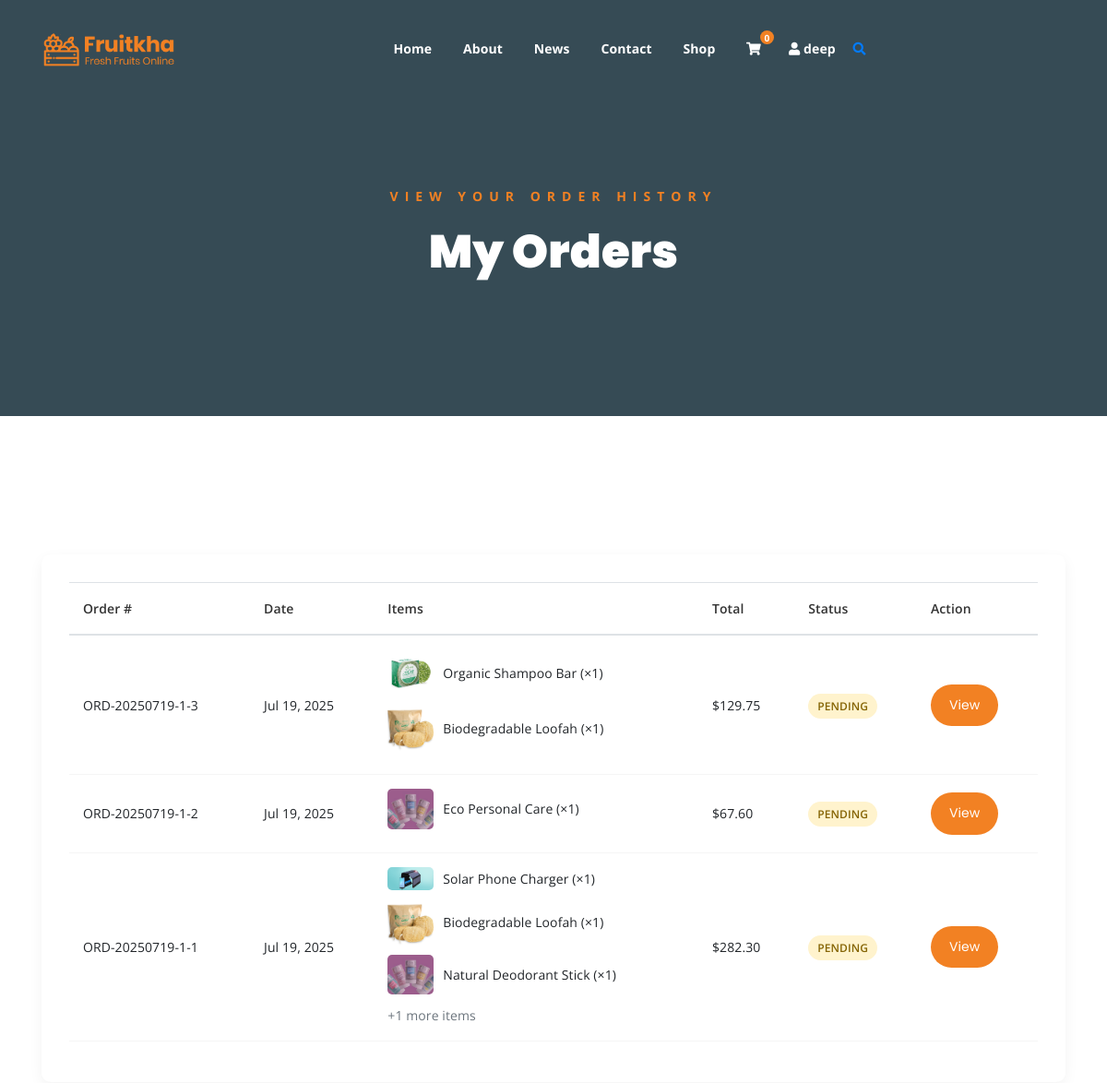
The app's page /my-orders/ (signed in, upper part), older data.
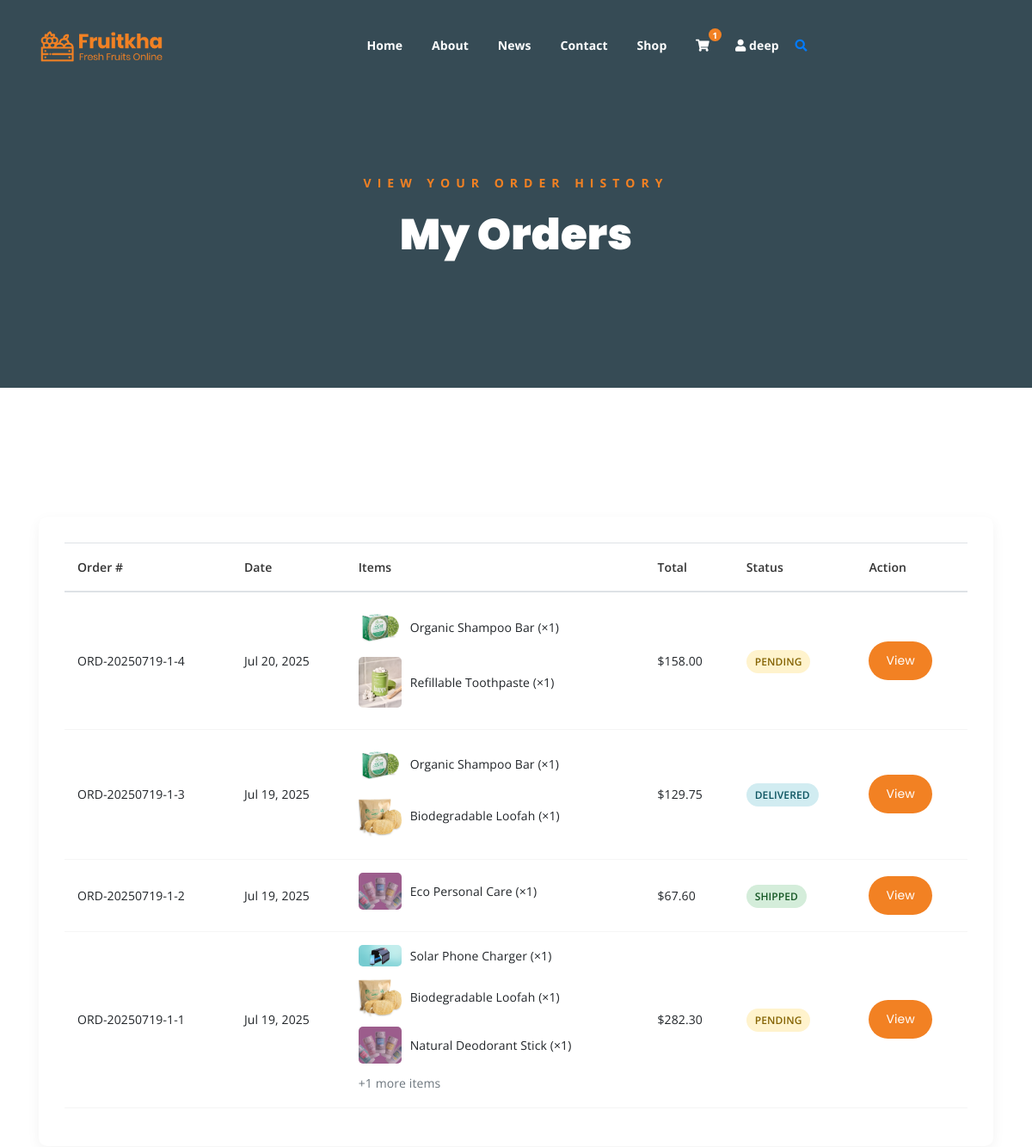
The same page, newer data.
### app1/models.py (models this page shows, shortened)
class User(AbstractBaseUser, PermissionsMixin):
    email = models.EmailField(_('email address'), unique=True)
    username = models.CharField(_('username'), max_length=30, unique=True)
    first_name = models.CharField(_('first name'), max_length=30)
    last_name = models.CharField(_('last name'), max_length=30)
    date_joined = models.DateTimeField(_('date joined'), default=timezone.now)
    is_active = models.BooleanField(_('active'), default=True)
    is_staff = models.BooleanField(_('staff status'), default=False)
    bio = models.TextField(_('bio'), max_length=500, blank=True)
    profile_picture = models.ImageField(
        _('profile picture'),
        upload_to='profile_pics/',
        blank=True,
        null=True
    )
    groups = models.ManyToManyField(
        'auth.Group',
        verbose_name=_('groups'),
        blank=True,
        help_text=_(
            'The groups this user belongs to. A user will get all permissions '
            'granted to each of their groups.'
        ),
        related_name="custom_user_set",  # Changed to unique name
        related_query_name="custom_user",
    )
    user_permissions = models.ManyToManyField(
        'auth.Permission',
        verbose_name=_('user permissions'),
        blank=True,
        help_text=_('Specific permissions for this user.'),
        related_name="custom_user_permissions_set",  # Changed to unique name
        related_query_name="custom_user_permissions",
    )
    objects = UserManager()
    USERNAME_FIELD = 'email'
    REQUIRED_FIELDS = ['username', 'first_name', 'last_name']
    class Meta:
        verbose_name = _('user')
        verbose_name_plural = _('users')
    @property
    def cart(self):
        cart, created = Cart.objects.get_or_create(user=self)
        return cart

class Cart(models.Model):
    user = models.ForeignKey(settings.AUTH_USER_MODEL, on_delete=models.CASCADE)
    created_at = models.DateTimeField(auto_now_add=True)
    updated_at = models.DateTimeField(auto_now=True)

class Order(models.Model):
    PAYMENT_METHOD_CHOICES = [
        ('credit_card', 'Credit Card'),
        ('paypal', 'PayPal'),
        ('cash_on_delivery', 'Cash on Delivery'),
    ]
    ORDER_STATUS_CHOICES = [
        ('pending', 'Pending'),
        ('processing', 'Processing'),
        ('shipped', 'Shipped'),
        ('delivered', 'Delivered'),
        ('cancelled', 'Cancelled'),
    ]
    user = models.ForeignKey(settings.AUTH_USER_MODEL, on_delete=models.CASCADE, related_name='orders')
    order_number = models.CharField(max_length=20, unique=True)
    billing_address = models.ForeignKey(BillingAddress, on_delete=models.PROTECT, related_name='billing_orders')
    shipping_address = models.ForeignKey(ShippingAddress, on_delete=models.PROTECT, related_name='shipping_orders')
    payment_method = models.CharField(max_length=20, choices=PAYMENT_METHOD_CHOICES)
    subtotal = models.DecimalField(max_digits=10, decimal_places=2)
    tax = models.DecimalField(max_digits=10, decimal_places=2)
    shipping_cost = models.DecimalField(max_digits=10, decimal_places=2)
    total = models.DecimalField(max_digits=10, decimal_places=2)
    status = models.CharField(max_length=20, choices=ORDER_STATUS_CHOICES, default='pending')
    created_at = models.DateTimeField(auto_now_add=True)
    updated_at = models.DateTimeField(auto_now=True)

class OrderItem(models.Model):
    order = models.ForeignKey(Order, on_delete=models.CASCADE, related_name='items')
    product = models.ForeignKey(Product, on_delete=models.PROTECT)
    quantity = models.PositiveIntegerField()
    price = models.DecimalField(max_digits=10, decimal_places=2)
    created_at = models.DateTimeField(auto_now_add=True)

class Product(models.Model):
    CATEGORY_CHOICES = [
        ('Organic Food', 'Organic Food'),
        ('Household Items', 'Household Items'),
        ('Reusable Products', 'Reusable Products'),
        ('Eco Personal Care', 'Eco Personal Care'),
        ('Green Gadgets', 'Green Gadgets'),
        ('other', 'Other'),
    ]
    name = models.CharField(max_length=100)
    description = models.TextField()
    price = models.DecimalField(max_digits=10, decimal_places=2)
    category = models.CharField(max_length=30, choices=CATEGORY_CHOICES)
    image = models.ImageField(upload_to='products/')
    created_at = models.DateTimeField(auto_now_add=True)
    updated_at = models.DateTimeField(auto_now=True)
    class Meta:
        ordering = ['-created_at']

### app1/views.py (the view)
# urls.py: path('my-orders/', views.my_orders, name='my_orders'),
@login_required
def my_orders(request):
    orders = Order.objects.filter(user=request.user).order_by('-created_at')
    return render(request, 'my_orders.html', {'orders': orders})

### app1/context_processors.py (called while the page is built)
def cart_count(request):
    if request.user.is_authenticated:
        cart, created = Cart.objects.get_or_create(user=request.user)
        return {'cart_count': cart.items.count()}
    return {'cart_count': 0}

### app1/static/templates/my_orders.html (shortened to what this page needs)
{% extends 'base.html' %}
{% load static %}
{% block content %}
<div class="breadcrumb-section breadcrumb-bg">
    <div class="container">
        <div class="row">
            <div class="col-lg-8 offset-lg-2 text-center">
                <div class="breadcrumb-text">
                    <p>View your order history</p>
                    <h1>My Orders</h1>
                </div>
            </div>
        </div>
    </div>
</div>
<div class="mt-150 mb-150">
    <div class="container">
        {% if orders %}
        <div class="row">
            <div class="col-lg-12">
                <div class="order-history-table">
                    <table class="table">
                        <thead>
                            <tr>
                                <th>Order #</th>
                                <th>Date</th>
                                <th>Items</th>
                                <th>Total</th>
                                <th>Status</th>
                                <th>Action</th>
                            </tr>
                        </thead>
                        <tbody>
                            {% for order in orders %}
                            <tr>
                                <td>{{ order.order_number }}</td>
                                <td>{{ order.created_at|date:"M d, Y" }}</td>
                                <td>
                                    <div class="order-items">
                                        {% for item in order.items.all|slice:":3" %}
                                        <div class="order-item">
                                            <img src="{{ item.product.image.url }}" alt="{{ item.product.name }}" width="50">
                                            <span>{{ item.product.name }} (×{{ item.quantity }})</span>
                                        </div>
                                        {% endfor %}
                                        {% if order.items.count > 3 %}
                                        <div class="text-muted">+{{ order.items.count|add:"-3" }} more items</div>
                                        {% endif %}
                                    </div>
                                </td>
                                <td>${{ order.total|floatformat:2 }}</td>
                                <td>
                                    <span class="order-status {{ order.status }}">
                                        {{ order.get_status_display }}
                                    </span>
                                </td>
                                <td>
                                    <a href="{% url 'order_detail' order.id %}" class="boxed-btn">View</a>
                                </td>
                            </tr>
                            {% endfor %}
                        </tbody>
                    </table>
                </div>
            </div>
        </div>
        {% endif %}
    </div>
</div>
{% endblock %}

### app1/static/templates/base.html (shortened to what this page needs)
{% load static %}
<!DOCTYPE html>
<html lang="en">
<head>
    <link rel="stylesheet" href="{% static 'assets/css/all.min.css' %}">
    <link rel="stylesheet" href="{% static 'assets/bootstrap/css/bootstrap.min.css' %}">
    <link rel="stylesheet" href="{% static 'assets/css/owl.carousel.css' %}">
    <link rel="stylesheet" href="{% static 'assets/css/magnific-popup.css' %}">
    <link rel="stylesheet" href="{% static 'assets/css/animate.css' %}">
    <link rel="stylesheet" href="{% static 'assets/css/meanmenu.min.css' %}">
    <link rel="stylesheet" href="{% static 'assets/css/main.css' %}?v={% now 'U' %}">
    <link rel="stylesheet" href="{% static 'assets/css/responsive.css' %}">
</head>
<body>
    <div class="top-header-area" id="sticker">
        <div class="container">
            <div class="row">
                <div class="col-lg-12 col-sm-12 text-center">
                    <div class="main-menu-wrap">
                        <div class="site-logo">
                            <a href="{% url 'home' %}">
                                <img src="{% static 'assets/img/logo.png' %}" alt="">
                            </a>
                        </div>
                        <nav class="main-menu">
                            <ul>
                                <li class="{% if request.path == '/' %}current-list-item{% endif %}"><a href="{% url 'home' %}">Home</a></li>
                                <li class="{% if request.path == '/about/' %}current-list-item{% endif %}"><a href="{% url 'about' %}">About</a></li>
                                <li class="{% if '/news/' in request.path %}current-list-item{% endif %}"><a href="{% url 'eco_news' %}">News</a></li>
                                <li class="{% if request.path == '/contact/' %}current-list-item{% endif %}"><a href="{% url 'contact' %}">Contact</a></li>
                                <li class="{% if request.path == '/shop/' %}current-list-item{% endif %}"><a href="{% url 'shop' %}">Shop</a></li>
                               <li>
                                    <div class="header-icons">
                                        <a class="shopping-cart" href="{% url 'cart' %}">
                                            <i class="fas fa-shopping-cart"></i>
                                            {% if user.is_authenticated %}
                                                <span class="cart-count">{{ user.cart.items.count }}</span>
                                            {% endif %}
                                        </a>
                                        {% if user.is_authenticated %}
                                            <li class="user-dropdown">
                                                <a class="shopping-cart-1" href="#">
                                                    <i class="fas fa-user"></i>
                                                    <span class="username">{{ user.first_name }}</span>
                                                </a>
                                            </li>
                                        {% endif %}
                                        <a class="mobile-hide search-bar-icon" href="#"><i class="fas fa-search"></i></a>
                                    </div>
                                </li>
                            </ul>
                        </nav>
                    </div>
                </div>
            </div>
        </div>
    </div>
    {% block content %}{% endblock %}
</body>
</html>

Row changes from the older to the newer data that the page shows:
computed for User "deep": cart.items.count "0" → "1"
added Order: order_number "ORD-20250719-1-4", created_at "Jul 20, 2025", total "158.00", status "PENDING"
added OrderItem: product.image (picture), product.name "Organic Shampoo Bar", quantity "1", shown under "ORD-20250719-1-4"
added OrderItem: product.image (picture), product.name "Refillable Toothpaste", quantity "1", shown under "ORD-20250719-1-4"
changed Order "ORD-20250719-1-3": status "PENDING" → "DELIVERED"
changed Order "ORD-20250719-1-2": status "PENDING" → "SHIPPED"
